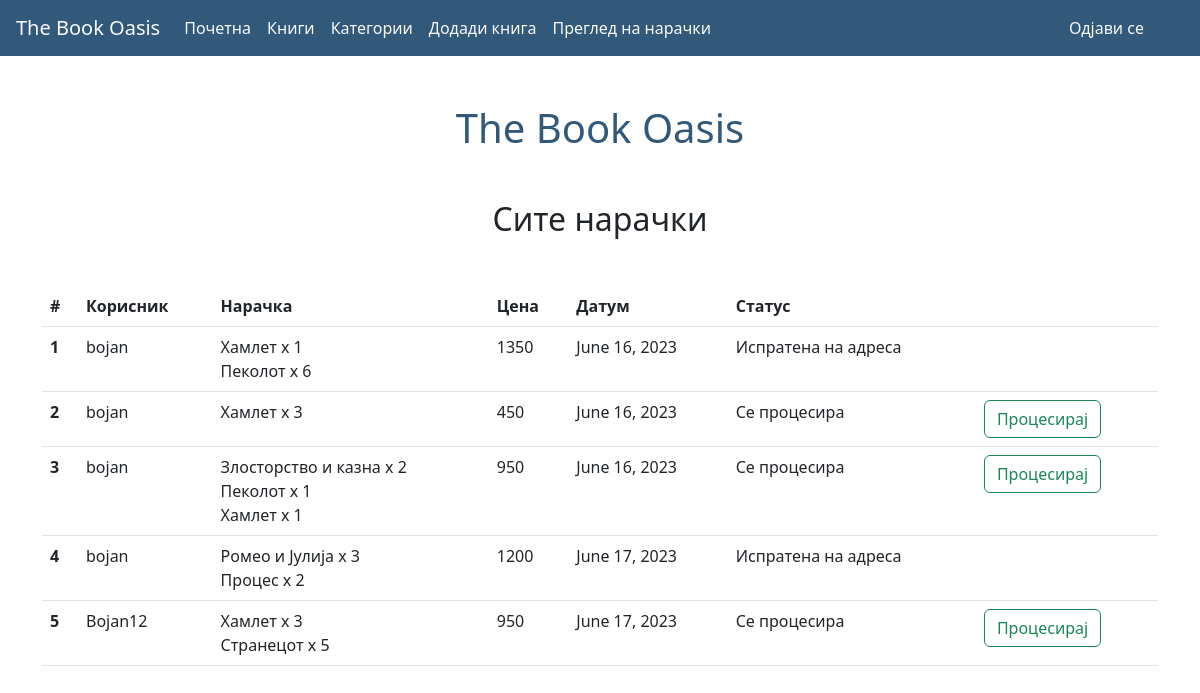
/allOrders/ (signed in), run on the app's committed database.
### TheBookOasis/models.py (models this page shows, shortened)
class Order(models.Model):
    user = models.ForeignKey(User, on_delete=models.CASCADE)
    date = models.DateField()
    cart = models.ForeignKey(ShoppingCart, on_delete=models.CASCADE)
    total = models.IntegerField()
    status = models.CharField(max_length=100,
                               choices=([('Processing', 'Се процесира'), ('Deliver', 'Испратена на адреса')]),default='Processing')

class ShoppingCartItem(models.Model):
    book = models.ForeignKey(Book, on_delete=models.CASCADE)
    shoppingCart = models.ForeignKey(ShoppingCart, on_delete=models.CASCADE)
    quantity = models.IntegerField()

class Book(models.Model):
    name = models.CharField(max_length=255)
    author = models.ForeignKey(Author, on_delete=models.CASCADE)
    category = models.ForeignKey(Category, on_delete=models.CASCADE)
    details = models.TextField()
    photo = models.ImageField(upload_to="data/")
    price = models.IntegerField()
    quantity = models.IntegerField()

### TheBookOasis/views.py (the view)
# urls.py: path('allOrders/',allOrders,name="allOrders"),
def allOrders(request):
    orders = Order.objects.all()
    return render(request, 'allOrders.html', {'orders': orders})

### templates/allOrders.html (shortened to what this page needs)
{% extends 'nav.html' %}
{% block content %}
    <div class="container mt-5 mb-5">
        <h1 class="text-center" style="color: #32597A">The Book Oasis</h1>
    </div>
    <h2 class="mt-5 mb-5 text-center">Сите нарачки</h2>
{% if user.is_authenticated and user.is_superuser %}
    <div class="container">
        <table class="table">
            <thead>
                <tr>
                    <th scope="col">#</th>
                    <th scope="col">Корисник</th>
                    <th scope="col">Нарачка</th>
                    <th scope="col">Цена</th>
                    <th scope="col">Датум</th>
                    <th scope="col">Статус</th>
                    <th></th>
                </tr>
            </thead>
            <tbody>
                {% for order in orders %}
                {% with forloop.counter as row_number %}
                    <tr>
                          <th scope="row">{{ row_number }}</th>
                    <td>{{ order.user }}</td>
                        <td>
                            {% for item in order.cart.shoppingcartitem_set.all %}
                                {{ item.book.name }} x {{ item.quantity }}<br>
                            {% endfor %}
                        </td>
                        <td>{{ order.total }}</td>
                    <td>{{ order.date }}</td>
                    <td>{{ order.get_status_display }}</td>
                    <td>
                        {% if order.status != 'Deliver' %}
                                <a href="{% url 'change_order_status' order.id %}" class="btn btn-outline-success">Процесирај</a>
                        {% endif %}
                    </td>
                    </tr>
                {% endwith %}
                {% endfor %}
            </tbody>
        </table>
    {% else %}
        <div class="container">
            <h3 class="text-center">Немате пристап до сите нарачки</h3>
        </div>
    {% endif %}
    </div>
{% endblock %}

### data on the page
Order: row_number "1", user "bojan", total "1350", date "June 16, 2023", status "Испратена на адреса"
ShoppingCartItem: book.name "Хамлет", quantity "1"
ShoppingCartItem: book.name "Пеколот", quantity "6"
Order: user "2", user "bojan", total "450", date "June 16, 2023", status "Се процесира", shows "Процесирај"
ShoppingCartItem: book.name "Хамлет", quantity "3"
Order: row_number "3", user "bojan", total "950", date "June 16, 2023", status "Се процесира", shows "Процесирај"
ShoppingCartItem: book.name "Злосторство и казна", quantity "2"
ShoppingCartItem: book.name "Пеколот", quantity "1"
ShoppingCartItem: book.name "Хамлет", quantity "1"
Order: row_number "4", user "bojan", total "1200", date "June 17, 2023", status "Испратена на адреса"
ShoppingCartItem: book.name "Ромео и Јулија", quantity "3"
ShoppingCartItem: book.name "Процес", quantity "2"
Order: row_number "5", user "Bojan12", total "950", date "June 17, 2023", status "Се процесира", shows "Процесирај"
ShoppingCartItem: book.name "Хамлет", quantity "3"
ShoppingCartItem: book.name "Странецот", quantity "5"
